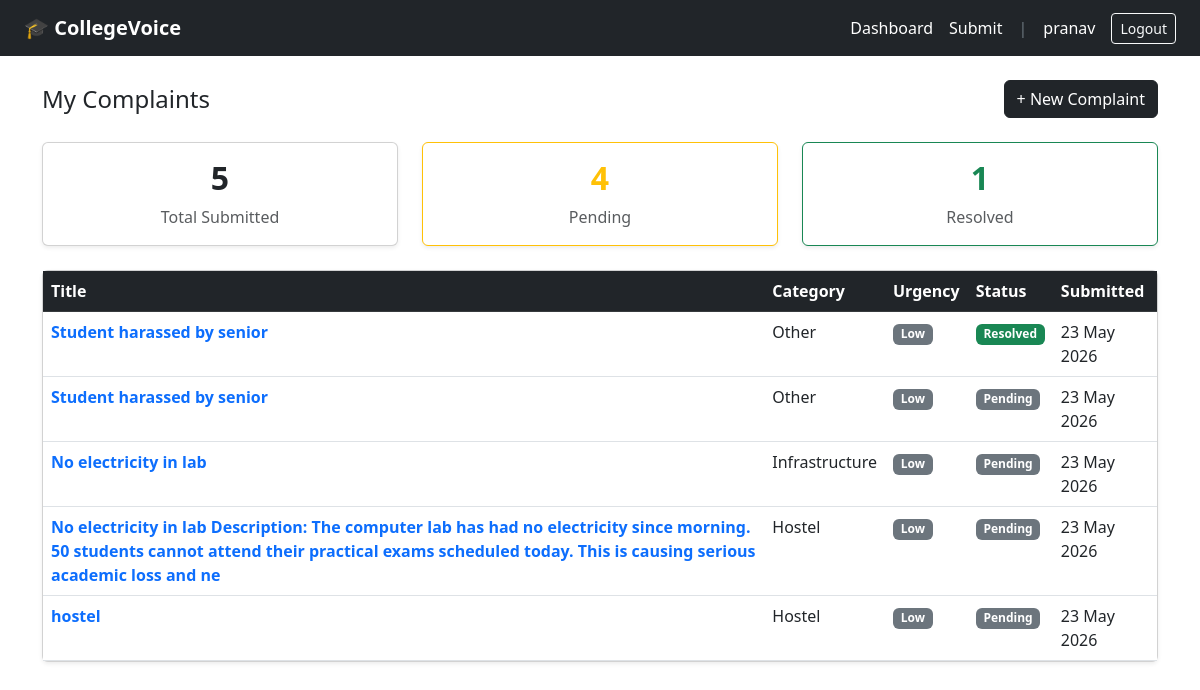
Before: /dashboard/ (signed in) with the older database file.
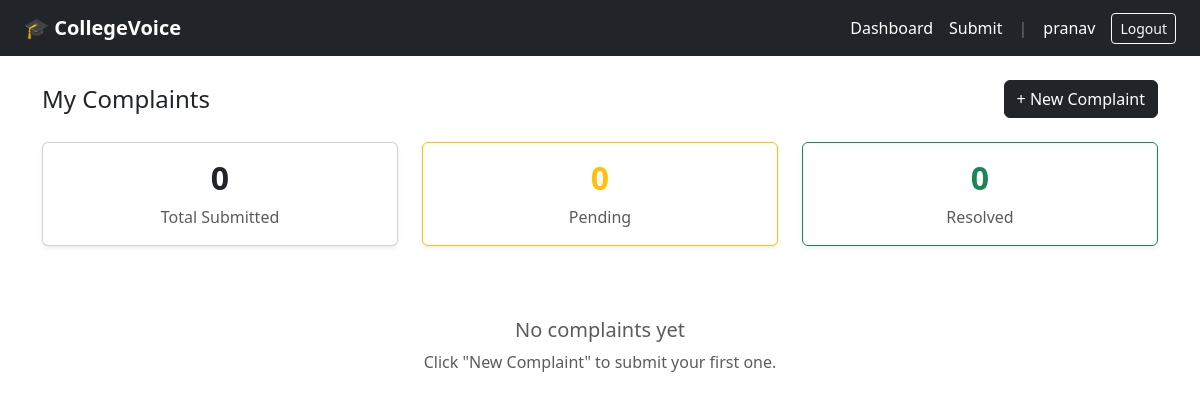
After: the same page with the newer database file.
### complaints/models.py (models this page shows, shortened)
class Complaint(models.Model):
    CATEGORY_CHOICES = [
        ('hostel', 'Hostel'),
        ('food', 'Food'),
        ('academics', 'Academics'),
        ('infrastructure', 'Infrastructure'),
        ('other', 'Other'),
    ]
    URGENCY_CHOICES = [
        ('low', 'Low'),
        ('medium', 'Medium'),
        ('high', 'High'),
    ]
    STATUS_CHOICES = [
        ('pending', 'Pending'),
        ('in_progress', 'In Progress'),
        ('resolved', 'Resolved'),
    ]
    student = models.ForeignKey(User, on_delete=models.CASCADE)
    title = models.CharField(max_length=200)
    description = models.TextField()
    category = models.CharField(max_length=50, choices=CATEGORY_CHOICES)
    urgency = models.CharField(max_length=10, choices=URGENCY_CHOICES, default='low')
    ai_summary = models.TextField(blank=True, null=True)
    status = models.CharField(max_length=20, choices=STATUS_CHOICES, default='pending')
    created_at = models.DateTimeField(auto_now_add=True)
    updated_at = models.DateTimeField(auto_now=True)
    class Meta:
        ordering = ['-created_at']

### complaints/views.py (the view)
# urls.py: path('dashboard/',                          views.student_dashboard,  name='student_dashboard'),
@login_required
def student_dashboard(request):  # removed @student_required
    complaints = Complaint.objects.filter(student=request.user)
    total    = complaints.count()
    pending  = complaints.filter(status='pending').count()
    resolved = complaints.filter(status='resolved').count()
    context = {
        'complaints': complaints,
        'total':      total,
        'pending':    pending,
        'resolved':   resolved,
    }
    return render(request, 'complaints/student_dashboard.html', context)

### complaints/templates/complaints/student_dashboard.html
{% extends 'complaints/base.html' %}
{% block content %}
<div class="d-flex justify-content-between align-items-center mb-4">
  <h4 class="mb-0">My Complaints</h4>
  <a href="{% url 'submit_complaint' %}" class="btn btn-dark">+ New Complaint</a>
</div>
<div class="row mb-4">
  <div class="col-md-4">
    <div class="card text-center p-3 shadow-sm">
      <h2 class="fw-bold">{{ total }}</h2>
      <p class="text-muted mb-0">Total Submitted</p>
    </div>
  </div>
  <div class="col-md-4">
    <div class="card text-center p-3 shadow-sm border-warning">
      <h2 class="fw-bold text-warning">{{ pending }}</h2>
      <p class="text-muted mb-0">Pending</p>
    </div>
  </div>
  <div class="col-md-4">
    <div class="card text-center p-3 shadow-sm border-success">
      <h2 class="fw-bold text-success">{{ resolved }}</h2>
      <p class="text-muted mb-0">Resolved</p>
    </div>
  </div>
</div>
{% if complaints %}
<div class="card shadow-sm">
  <table class="table table-hover mb-0">
    <thead class="table-dark">
      <tr>
        <th>Title</th>
        <th>Category</th>
        <th>Urgency</th>
        <th>Status</th>
        <th>Submitted</th>
      </tr>
    </thead>
    <tbody>
      {% for c in complaints %}
      <tr>
        <td>
          <a href="{% url 'complaint_detail' c.id %}" class="text-decoration-none fw-semibold">
            {{ c.title }}
          </a>
        </td>
        <td class="text-capitalize">{{ c.category }}</td>
        <td>
          {% if c.urgency == 'high' %}
            <span class="badge bg-danger">High</span>
          {% elif c.urgency == 'medium' %}
            <span class="badge bg-warning text-dark">Medium</span>
          {% else %}
            <span class="badge bg-secondary">Low</span>
          {% endif %}
        </td>
        <td>
          {% if c.status == 'resolved' %}
            <span class="badge bg-success">Resolved</span>
          {% elif c.status == 'in_progress' %}
            <span class="badge bg-info text-dark">In Progress</span>
          {% else %}
            <span class="badge bg-secondary">Pending</span>
          {% endif %}
        </td>
        <td>{{ c.created_at|date:"d M Y" }}</td>
      </tr>
      {% endfor %}
    </tbody>
  </table>
</div>
{% else %}
<div class="text-center py-5 text-muted">
  <h5>No complaints yet</h5>
  <p>Click "New Complaint" to submit your first one.</p>
</div>
{% endif %}
{% endblock %}

### complaints/templates/complaints/base.html (shortened to what this page needs)
<!DOCTYPE html>
<html lang="en">
<head>
    <link href="https://cdn.jsdelivr.net/npm/bootstrap@5.3.0/dist/css/bootstrap.min.css" rel="stylesheet">
</head>
<body>
<nav class="navbar navbar-dark bg-dark px-4">
  <a class="navbar-brand fw-bold" href="#">🎓 CollegeVoice</a>
  {% if user.is_authenticated %}
  <div class="d-flex align-items-center gap-3">
    {% if user.groups.all.0.name == 'Admin' %}
      <a href="{% url 'admin_dashboard' %}" class="text-white text-decoration-none">All Complaints</a>
    {% else %}
      <a href="{% url 'student_dashboard' %}" class="text-white text-decoration-none">Dashboard</a>
      <a href="{% url 'submit_complaint' %}" class="text-white text-decoration-none">Submit</a>
    {% endif %}
    <span class="text-secondary">|</span>
    <span class="text-white">{{ user.username }}</span>
    <a href="{% url 'logout' %}" class="btn btn-outline-light btn-sm">Logout</a>
  </div>
  {% endif %}
</nav>
<div class="container mt-4">
  {% block content %}{% endblock %}
</div>
</body>
</html>

Changed rows visible on the page:
removed Complaint: title "Student harassed by senior", category "Other", urgency "Low", status "Resolved", created_at "23 May 2026"
removed Complaint: title "Student harassed by senior", category "Other", urgency "Low", status "Pending", created_at "23 May 2026"
removed Complaint: title "No electricity in lab", category "Infrastructure", urgency "Low", status "Pending", created_at "23 May 2026"
removed Complaint: title "No electricity in lab Description: The computer lab has had no electricity since morning. 50 students cannot attend their practical exams scheduled today. This is causing serious academic loss and ne", category "Hostel", urgency "Low", status "Pending", created_at "23 May 2026"
removed Complaint: title "hostel", category "Hostel", urgency "Low", status "Pending", created_at "23 May 2026"
Other visible differences:
{{ total }}: "5" → "0"
{{ pending }}: "4" → "0"
{{ resolved }}: "1" → "0"
text no longer shown: "Title Category Urgency Status Submitted"
text now shown: "No complaints yet Click \"New Complaint\" to submit your first one."
